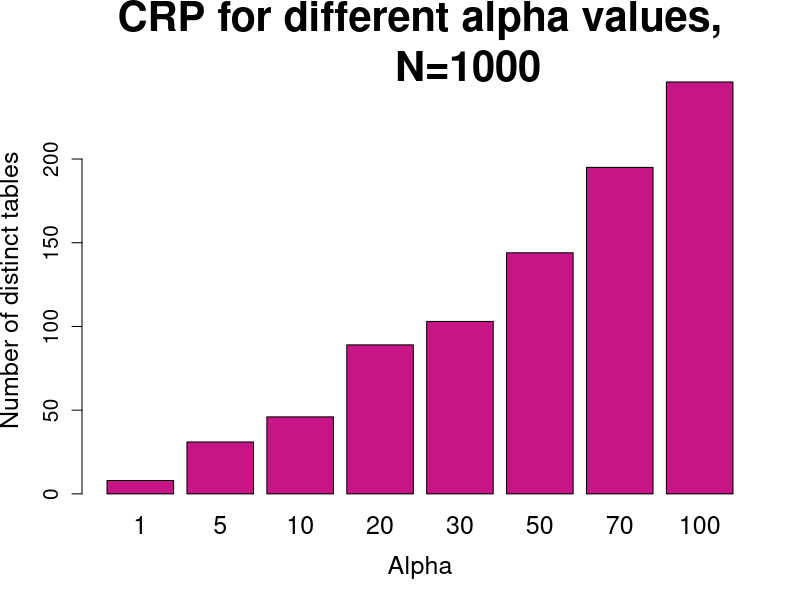

This figure's R source:
set.seed(1000)
crp = function(n, alpha) {
  cluster <- c(1)
  newCluster <- 2
  for (i in 1:(n-1)) {
    if (runif(1,0,1) < alpha / (alpha + i)) {
      cluster <- c(cluster, newCluster)
      newCluster <- newCluster+1
    } else {
      sampled <- sample(cluster, 1)
      cluster <- c(cluster, sampled)
    }
  }
  cluster
}

clusters =c()
Alpha = c(1,5,10,20,30,50,70,100)
for (alpha in Alpha){
  clusters = c(clusters,max(crp(1000,alpha)))
}

png("plots/crp.png", width = 1000, height=600)
barplot(names.arg=Alpha, clusters, col="mediumvioletred", main='CRP for different alpha values,
        N=1000', xlab= "Alpha", ylab = "Number of distinct tables", cex.main=2.5,
        cex.axis = 1.25, cex.names=1.5, cex.lab=1.5)
dev.off()
